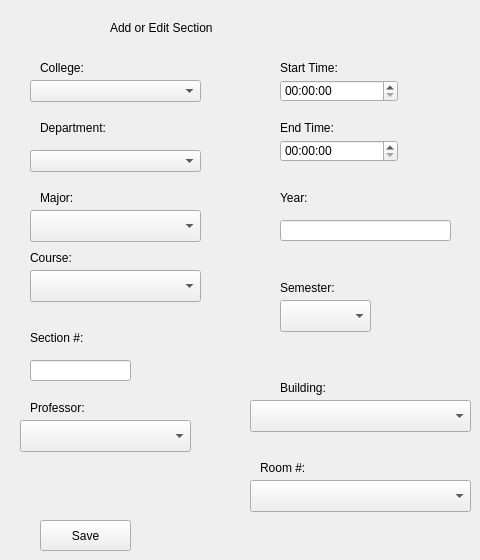
      <widget class="QWidget" name="page_5">
       <widget class="QLabel" name="label_42">
        <property name="geometry">
         <rect>
          <x>110</x>
          <y>20</y>
          <width>141</width>
          <height>16</height>
         </rect>
        </property>
        <property name="text">
         <string>Add or Edit Section</string>
        </property>
       </widget>
       <widget class="QLabel" name="label_43">
        <property name="geometry">
         <rect>
          <x>40</x>
          <y>60</y>
          <width>71</width>
          <height>16</height>
         </rect>
        </property>
        <property name="text">
         <string>College:</string>
        </property>
       </widget>
       <widget class="QComboBox" name="comboBox_20">
        <property name="geometry">
         <rect>
          <x>30</x>
          <y>80</y>
          <width>171</width>
          <height>22</height>
         </rect>
        </property>
       </widget>
       <widget class="QLabel" name="label_44">
        <property name="geometry">
         <rect>
          <x>40</x>
          <y>120</y>
          <width>91</width>
          <height>16</height>
         </rect>
        </property>
        <property name="text">
         <string>Department:</string>
        </property>
       </widget>
       <widget class="QComboBox" name="comboBox_21">
        <property name="geometry">
         <rect>
          <x>30</x>
          <y>150</y>
          <width>171</width>
          <height>22</height>
         </rect>
        </property>
       </widget>
       <widget class="QLabel" name="label_45">
        <property name="geometry">
         <rect>
          <x>40</x>
          <y>190</y>
          <width>59</width>
          <height>16</height>
         </rect>
        </property>
        <property name="text">
         <string>Major:</string>
        </property>
       </widget>
       <widget class="QComboBox" name="comboBox_22">
        <property name="geometry">
         <rect>
          <x>30</x>
          <y>210</y>
          <width>171</width>
          <height>32</height>
         </rect>
        </property>
       </widget>
       <widget class="QLabel" name="label_46">
        <property name="geometry">
         <rect>
          <x>30</x>
          <y>250</y>
          <width>59</width>
          <height>16</height>
         </rect>
        </property>
        <property name="text">
         <string>Course:</string>
        </property>
       </widget>
       <widget class="QComboBox" name="comboBox_23">
        <property name="geometry">
         <rect>
          <x>30</x>
          <y>270</y>
          <width>171</width>
          <height>32</height>
         </rect>
        </property>
       </widget>
       <widget class="QLabel" name="label_47">
        <property name="geometry">
         <rect>
          <x>30</x>
          <y>330</y>
          <width>59</width>
          <height>16</height>
         </rect>
        </property>
        <property name="text">
         <string>Section #:</string>
        </property>
       </widget>
       <widget class="QLabel" name="label_48">
        <property name="geometry">
         <rect>
          <x>30</x>
          <y>400</y>
          <width>91</width>
          <height>16</height>
         </rect>
        </property>
        <property name="text">
         <string>Professor:</string>
        </property>
       </widget>
       <widget class="QComboBox" name="comboBox_24">
        <property name="geometry">
         <rect>
          <x>20</x>
          <y>420</y>
          <width>171</width>
          <height>32</height>
         </rect>
        </property>
       </widget>
       <widget class="QPushButton" name="pushButton_23">
        <property name="geometry">
         <rect>
          <x>40</x>
          <y>520</y>
          <width>91</width>
          <height>31</height>
         </rect>
        </property>
        <property name="text">
         <string>Save</string>
        </property>
       </widget>
       <widget class="QLabel" name="label_54">
        <property name="geometry">
         <rect>
          <x>280</x>
          <y>60</y>
          <width>71</width>
          <height>16</height>
         </rect>
        </property>
        <property name="text">
         <string>Start Time:</string>
        </property>
       </widget>
       <widget class="QTimeEdit" name="timeEdit">
        <property name="geometry">
         <rect>
          <x>280</x>
          <y>80</y>
          <width>118</width>
          <height>22</height>
         </rect>
        </property>
       </widget>
       <widget class="QLabel" name="label_55">
        <property name="geometry">
         <rect>
          <x>280</x>
          <y>120</y>
          <width>71</width>
          <height>16</height>
         </rect>
        </property>
        <property name="text">
         <string>End Time:</string>
        </property>
       </widget>
       <widget class="QTimeEdit" name="timeEdit_2">
        <property name="geometry">
         <rect>
          <x>280</x>
          <y>140</y>
          <width>118</width>
          <height>22</height>
         </rect>
        </property>
       </widget>
       <widget class="QLabel" name="label_56">
        <property name="geometry">
         <rect>
          <x>280</x>
          <y>190</y>
          <width>59</width>
          <height>16</height>
         </rect>
        </property>
        <property name="text">
         <string>Year:</string>
        </property>
       </widget>
       <widget class="QLabel" name="label_57">
        <property name="geometry">
         <rect>
          <x>280</x>
          <y>280</y>
          <width>81</width>
          <height>16</height>
         </rect>
        </property>
        <property name="text">
         <string>Semester:</string>
        </property>
       </widget>
       <widget class="QComboBox" name="comboBox_28">
        <property name="geometry">
         <rect>
          <x>280</x>
          <y>300</y>
          <width>91</width>
          <height>32</height>
         </rect>
        </property>
       </widget>
       <widget class="QLabel" name="label_62">
        <property name="geometry">
         <rect>
          <x>280</x>
          <y>380</y>
          <width>61</width>
          <height>16</height>
         </rect>
        </property>
        <property name="text">
         <string>Building:</string>
        </property>
       </widget>
       <widget class="QComboBox" name="comboBox_31">
        <property name="geometry">
         <rect>
          <x>250</x>
          <y>400</y>
          <width>221</width>
          <height>32</height>
         </rect>
        </property>
       </widget>
       <widget class="QLabel" name="label_63">
        <property name="geometry">
         <rect>
          <x>260</x>
          <y>460</y>
          <width>59</width>
          <height>16</height>
         </rect>
        </property>
        <property name="text">
         <string>Room #:</string>
        </property>
       </widget>
       <widget class="QComboBox" name="comboBox_32">
        <property name="geometry">
         <rect>
          <x>250</x>
          <y>480</y>
          <width>221</width>
          <height>32</height>
         </rect>
        </property>
       </widget>
       <widget class="QLineEdit" name="lineEdit_9">
        <property name="geometry">
         <rect>
          <x>280</x>
          <y>220</y>
          <width>171</width>
          <height>21</height>
         </rect>
        </property>
       </widget>
       <widget class="QLineEdit" name="lineEdit_10">
        <property name="geometry">
         <rect>
          <x>30</x>
          <y>360</y>
          <width>101</width>
          <height>21</height>
         </rect>
        </property>
       </widget>
      </widget>
